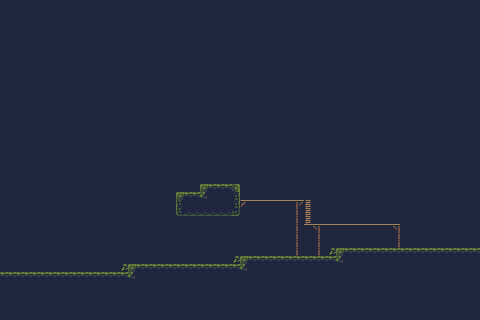

Below is a game level as drawn by its tile map, then a one-line description and the .tmx that defines it (tile-layer data replaced by summaries):
An orthogonal 60x40 tile map with 8x8 px tiles, 1 tile layer (base) and 8 objects.

<map version="1.10" tiledversion="1.11.0" orientation="orthogonal" renderorder="left-down" width="60" height="40" tilewidth="8" tileheight="8" infinite="0" nextlayerid="3" nextobjectid="11">
 <editorsettings>
  <chunksize width="8" height="8" />
 </editorsettings>
 <tileset firstgid="1" source="kirbyPrueba.tsx" />
 <layer id="1" name="base" width="60" height="40">
  <data>[2400 cells, 2400 non-empty, 13 distinct tile ids]</data>
 </layer>
 <objectgroup id="2" name="colision">
  <object id="3" x="0" y="272" width="128" height="48" />
  <object id="4" x="336" y="248" width="144" height="72" />
  <object id="5" x="128" y="264" width="112" height="56" />
  <object id="6" x="240" y="256" width="96" height="64" />
  <object id="7" x="304" y="224" width="96" height="4" />
  <object id="8" x="240" y="200" width="64" height="4" />
  <object id="9" x="200" y="184" width="40" height="32" />
  <object id="10" x="176" y="192" width="24" height="24" />
 </objectgroup>
</map>
